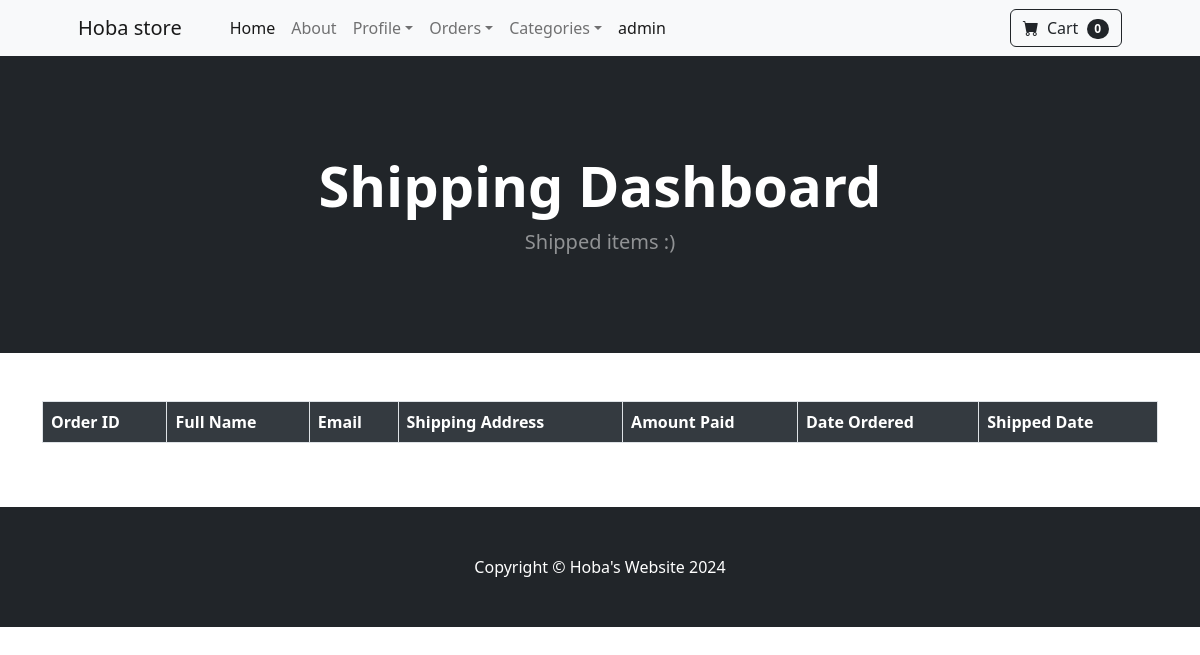
Before: /payment/shipped_dash (signed in) with the older database file.
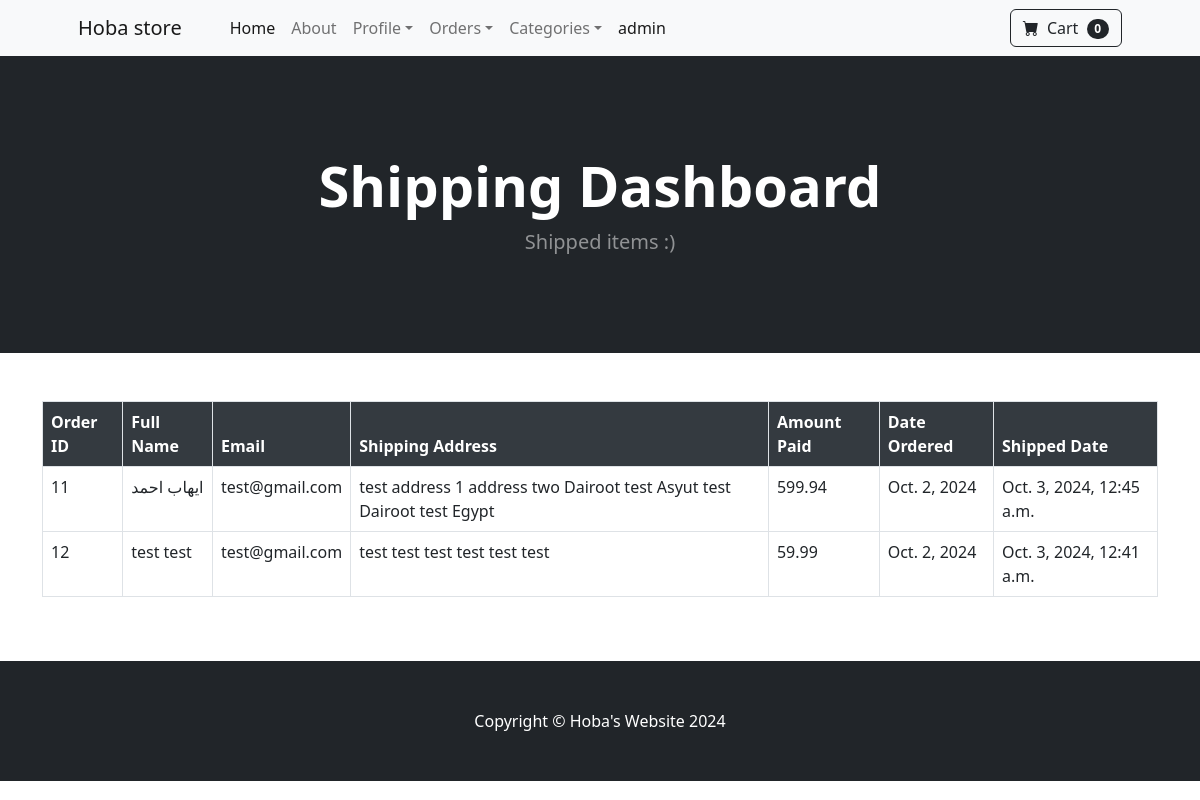
After: the same page with the newer database file.
### payment/models.py (models this page shows, shortened)
class Order(models.Model):
    user = models.ForeignKey(User, on_delete=models.CASCADE, blank=True, null=True)
    full_name = models.CharField(max_length=260)
    email = models.EmailField(max_length=260)
    shipping_address = models.TextField(max_length=15000)
    amount_paid = models.DecimalField(max_digits=15, decimal_places=2)
    date_ordered = models.DateField(auto_now_add=True)
    shipped = models.BooleanField(default=False)
    shipped_date = models.DateTimeField(blank=True, null=True)

### payment/views.py (the view)
# urls.py: path('shipped_dash', views.shipped_dash, name='shipped_dash'),
def shipped_dash(request):
    if request.user.is_authenticated and request.user.is_superuser:
        orders = Order.objects.filter(shipped=True)
        return render(request, 'shipped_dash.html', {'orders': orders})
    else:
        messages.error(request, 'Access Denied')
        return redirect('home')

### cart/cart.py (called while the page is built)
    def __len__(self):
        return len(self.cart)

### cart/context_processors.py (called while the page is built)
def cart(request):
    return {'cart': Cart(request)}

### payment/templates/shipped_dash.html (shortened to what this page needs)
{% extends "base.html" %}
{% block content %}
<header class="bg-dark py-5 mb-5">
    <div class="container px-4 px-lg-5 my-5">
        <div class="text-center text-white">
            <h1 class="display-4 fw-bolder">Shipping Dashboard</h1>
            <p class="lead fw-normal text-white-50 mb-0">Shipped items :)</p>
        </div>
    </div>
</header>
<div clas='container'>
    <center>
        <div class="container mt-5">
            <div class="table-responsive">
                <table class="table table-bordered table-hover">
                    <thead>
                        <tr>
                            <th scope="col">Order ID</th>
                            <th scope="col">Full Name</th>
                            <th scope="col">Email</th>
                            <th scope="col">Shipping Address</th>
                            <th scope="col">Amount Paid</th>
                            <th scope="col">Date Ordered</th>
                            <th scope="col">Shipped Date</th>
                        </tr>
                    </thead>
                    <tbody>
                        {% for order in orders %}
                        <tr>
                            <td>{{order.id}}</td>
                            <td>{{order.full_name}}</td>
                            <td>{{order.email}}</td>
                            <td>{{order.shipping_address}}</td>
                            <td>{{order.amount_paid}}</td>
                            <td>{{order.date_ordered}}</td>
                            <td>{{order.shipped_date}}</td>
                        </tr>
                        {%endfor%}
                    </tbody>
                </table>
            </div>
        </div>
    </center>
</div>
{% endblock content %}

Changed rows visible on the page:
now on this page (row edited): Order: id "11", full_name "ايهاب احمد", email "test@gmail.com", shipping_address "test address 1 address two Dairoot test Asyut test Dairoot test Egypt", amount_paid "599.94", date_ordered "Oct. 2, 2024", shipped_date "Oct. 3, 2024, 12:45 a.m."
now on this page (row edited): Order: id "12", full_name "test test", email "test@gmail.com", shipping_address "test test test test test test", amount_paid "59.99", date_ordered "Oct. 2, 2024", shipped_date "Oct. 3, 2024, 12:41 a.m."
